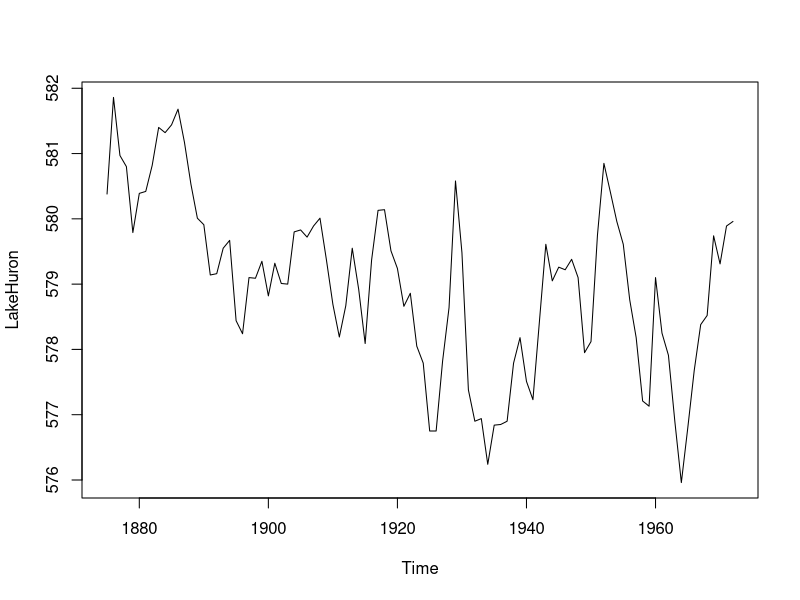
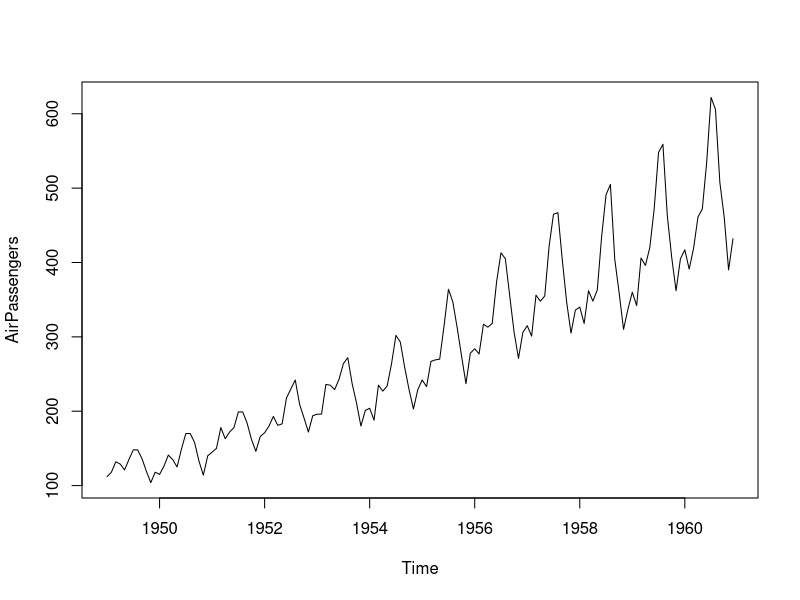
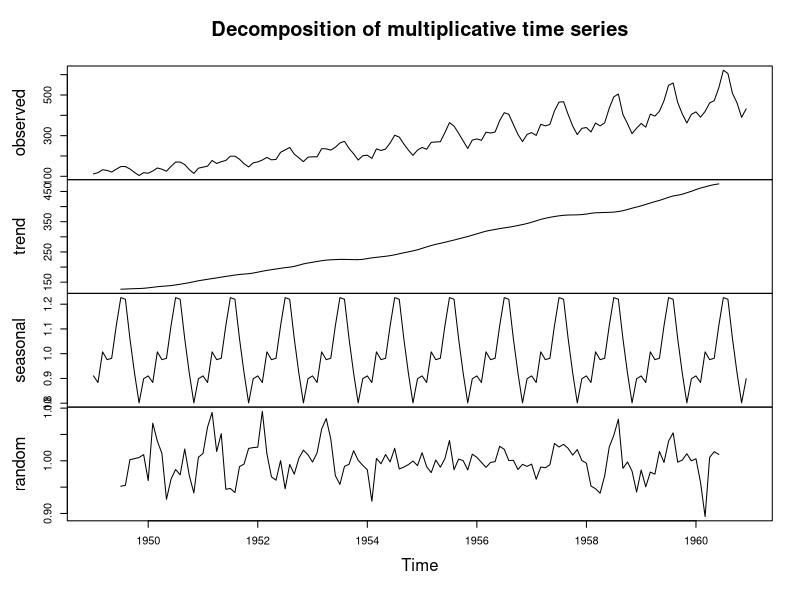
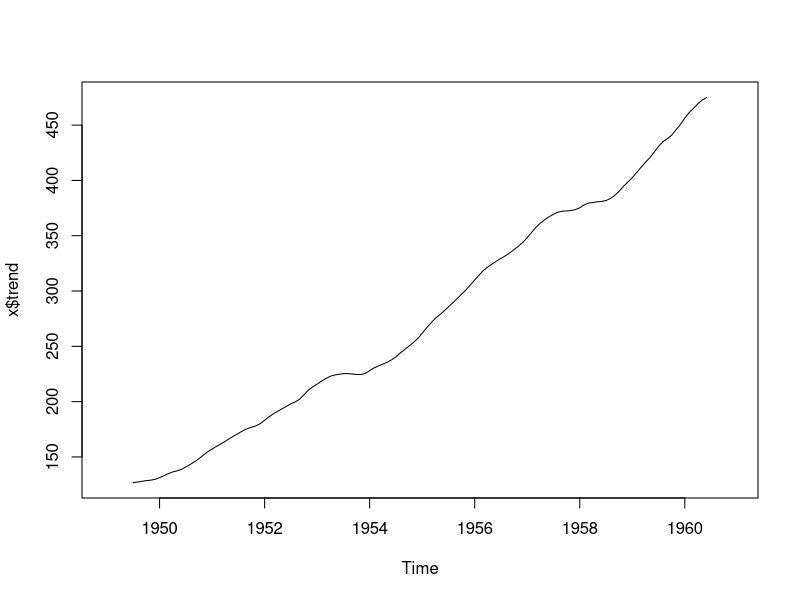

These charts were generated, in order, by the following R code: (Note: this script raises an error after producing the figures.)
LakeHuron
plot(LakeHuron)
air<- AirPassengers
plot(AirPassengers)
x <- decompose(air, type="multiplicative")
plot(x)
plot(x$trend)

# LakeHuron не имеет сезонности

library("xts")
data_ts <- xts(close, date)        # Convert data frame to time series
class(data_ts)
data_ts
data_ts <- ts(data_ts, frequency = 12)
plot(data_ts)
decompose_ts <- decompose(data_ts) # почему такой type
plot(decompose_ts)



# пользование такси
# декомпозиция на тренд, сезонность и случайные отклонения
dis <- read.csv("taxi.csv")
close <- ts(dis$value[1:1000], frequency = 24, start=date[1])
dis
n <- nrow(dis)
n
date <- as.Date(strptime(dis$timestamp[1:1000], '%Y-%m-%d'))
date <- date
class(date[1])
date[which(is.na(date))]
close <- ts(dis$Close, frequency = 24, start=date[1]) # по какому принципу выбирается frequency
test <- close[(n - 7):n]
close <- close[1:(n - 7)]
class(close)
length(close)
length(date)
plot(date, close)
decompose_close <- decompose(close) # почему такой type
plot(decompose_close) # поменять обозначени x (даты) на грфаике
length(date)
decompose_close

#decompose_close <- decompose(log(close))








# обучение с лекции

g.series <- log(data_ts)

n.obs <- length(g.series)
n.obs

plot(1:n.obs, g.series, type = "l")


g.2 <- matrix(rep(0, (n.obs - 24)*25), nrow = (n.obs - 24), ncol = 25)


for (i in 1:(n.obs - 24))
{
  g.2[i, ] <- g.series[i:(24 + i)]
}


i.seed <- 2


library(nnet)

set.seed(12345+i.seed)


# подобрать параметры
g.net <- nnet(x = g.2[, 1:24], g.2[, 25], size = 6, 
              linout = TRUE, rang=0.1, decay=0.001, maxit = 1000)


plot(1:n.obs, g.series, type = "l")
lines(25:n.obs, g.net$fitted.values, col = "red")

g.forecast <- g.2[nrow(g.2), -1] 

pred.n = 96
pred.1 <- rep(-9999, pred.n)

for (i in 1:pred.n)
{
  pred.1[i] <- predict(g.net, g.forecast, type = "raw")
  g.forecast <- c( g.forecast[-1], pred.1[i])
}


plot(1:n.obs, exp(g.series), type = "l", xlim = c(0, n.obs+pred.n), ylim = c(0, 30000))
lines(25:n.obs, exp(g.net$fitted.values), col = "red")
lines((n.obs+1):(n.obs+pred.n), exp(pred.1), col = "blue")
lines(1000:1096, dis$value[1000:1096], col = "red")


plot(1:n.obs, g.series, type = "l", xlim = c(0, n.obs+pred.n))
lines(8:n.obs, g.net$fitted.values, col = "red")
lines((n.obs+1):(n.obs+pred.n), pred.1, col = "blue")

plot(exp(pred.1)[20:68], type='l')
test
max(close)
plot(close[1:47], type='l')






















# проверка на стационарность
library(tseries)
library(forecast)
adf.test(close, alternative=c('stationary'))
# p-value больше 0.05 поэтому мы не можем опровергнуть нулевую гипотезу(нестационарность), значит ряд нестационарный
# он имеет некоторую структуру, зависящую от времени, и не имеет постоянной дисперсии во времени
# стационарные процессы проще анализировать

# убираем тренд, чтобы сделать ряд стационарным
diff <- close[2:length(close)] - close[1:length(close) - 1] # разница между close[i] и close[i - 1]
length(diff)
length(close) # length(diff) > length(close) на 1

inverted <- close[1:length(close) - 1] + diff # инвертируем обратно для наглядности

plot(close)
plot(diff, type='l')
plot(inverted, type='l')


# обучение с сайта
fit <- nnetar(data_ts, p = 12)
fc <- forecast(fit, h = 12)
plot(fc, include = 200, showgap = FALSE, ylim = c(50, 200))

# обучение с лекции

g.series <- log(data_ts)

n.obs <- length(g.series)
n.obs

plot(1:n.obs, g.series, type = "l")


g.2 <- matrix(rep(0, (n.obs - 12)*13), nrow = (n.obs - 12), ncol = 13)


for (i in 1:(n.obs - 12))
{
  g.2[i, ] <- g.series[i:(12 + i)]
}


i.seed <- 2


library(nnet)

set.seed(12345+i.seed)


# подобрать параметры
g.net <- nnet(x = g.2[, 1:12], g.2[, 13], size = 6, 
              linout = TRUE, rang=0.1, decay=0.001, maxit = 100)


plot(1:n.obs, g.series, type = "l")
lines(13:n.obs, g.net$fitted.values, col = "red")


g.forecast <- g.2[nrow(g.2), -1] 

pred.n = 20
pred.1 <- rep(-9999, pred.n)

for (i in 1:pred.n)
{
  pred.1[i] <- predict(g.net, g.forecast, type = "raw")
  g.forecast <- c( g.forecast[-1], pred.1[i])
}

ts_series <- xts(exp(g.series), date)
plot.ts(ts_series)

plot(1:n.obs, exp(g.series), type = "l", xlim = c(0, n.obs+pred.n), ylim = c(50, 200))
info <- exp(g.series)
plot((n.obs - 365):n.obs, info[(length(info) - 365):length(info)], type = "l", xlim = c((n.obs - 365), n.obs+pred.n), ylim = c(50, 200))
lines(13:n.obs, exp(g.net$fitted.values), col = "red")
lines((n.obs+1):(n.obs+pred.n), exp(pred.1), col = "blue")

exp(pred.1)
test
max(close)
